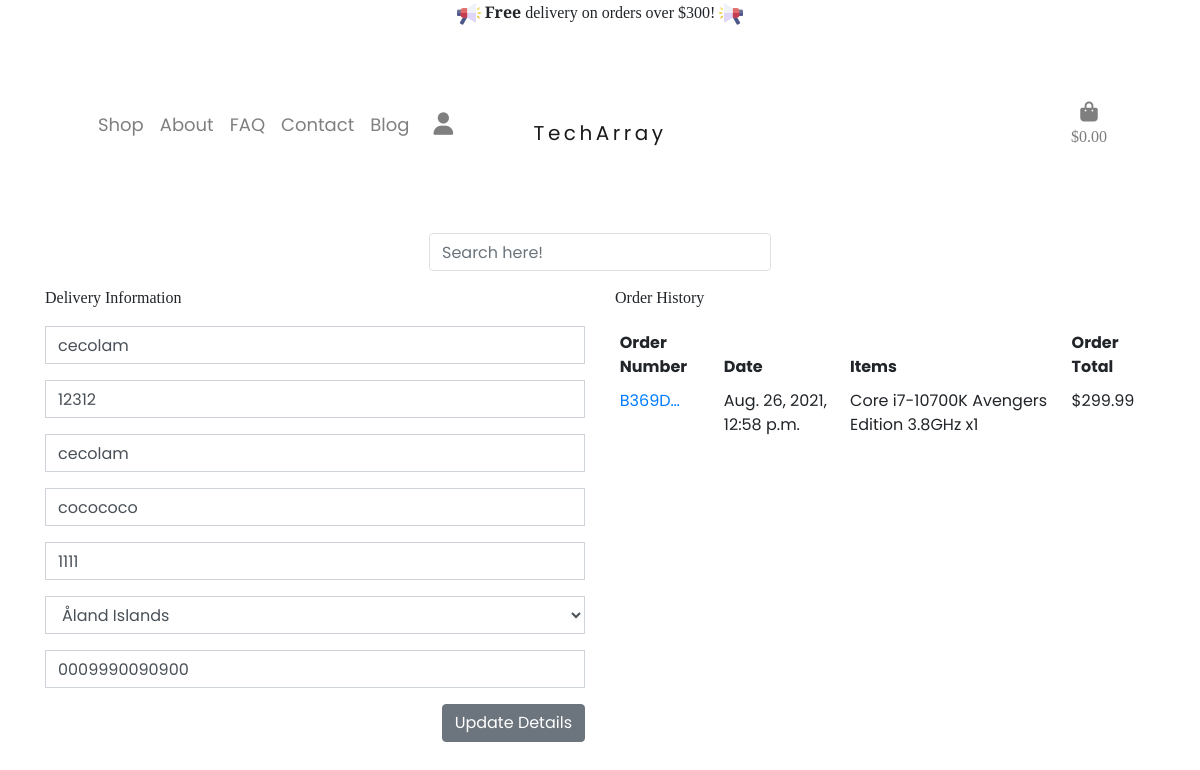
The page /profile/ (signed in) on the database as committed earlier.
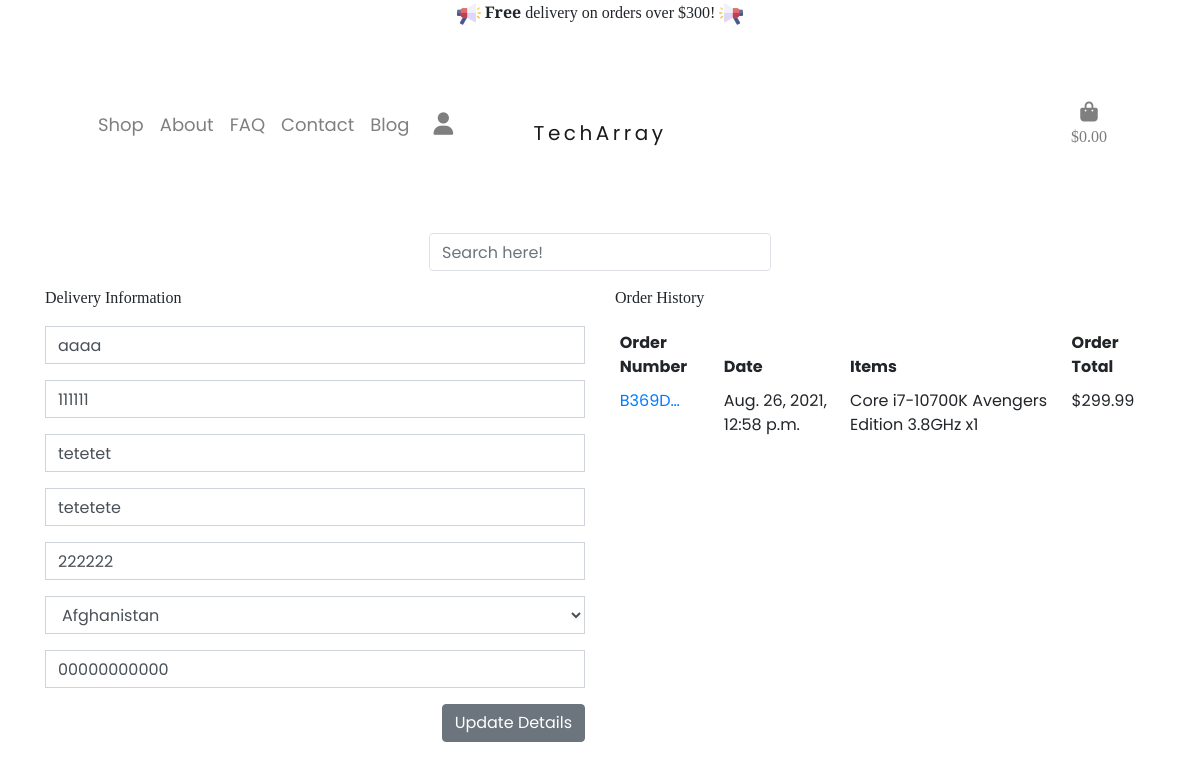
The same page on the database as committed later.
### profiles/models.py (models this page shows, shortened)
class UserProfile(models.Model):
    user = models.OneToOneField(User, on_delete=models.CASCADE)
    default_street_address1 = models.CharField(max_length=80, null=True, blank=True)
    default_street_address2 = models.CharField(max_length=80, null=True, blank=True)
    default_town_or_city = models.CharField(max_length=40, null=True, blank=True)
    default_county = models.CharField(max_length=80, null=True, blank=True)
    default_postcode = models.CharField(max_length=20, null=True, blank=True)
    default_country = CountryField(blank_label='Country', null=True, blank=True)
    default_phone_number = models.CharField(max_length=20, null=True, blank=True)

### checkout/models.py (models this page shows, shortened)
class Order(models.Model):
    order_number = models.CharField(max_length=32, null=False, editable=False)
    user_profile = models.ForeignKey(
        UserProfile, on_delete=models.SET_NULL,
        null=True, blank=True, related_name='orders')
    full_name = models.CharField(max_length=50, null=False, blank=False)
    email = models.EmailField(max_length=254, null=False, blank=False)
    phone_number = models.CharField(max_length=20, null=False, blank=False)
    country = CountryField(blank_label='Country *', null=False, blank=False)
    postcode = models.CharField(max_length=20, null=True, blank=True)
    town_or_city = models.CharField(max_length=40, null=False, blank=False)
    street_address1 = models.CharField(max_length=80, null=False, blank=False)
    street_address2 = models.CharField(max_length=80, null=True, blank=True)
    county = models.CharField(max_length=80, null=True, blank=True)
    date = models.DateTimeField(auto_now_add=True)
    delivery_cost = models.DecimalField(
        max_digits=6, decimal_places=2, null=False, default=0)
    order_total = models.DecimalField(
        max_digits=10, decimal_places=2, null=False, default=0)
    grand_total = models.DecimalField(
        max_digits=10, decimal_places=2, null=False, default=0)
    original_bag = models.TextField(null=False, blank=False, default='')
    stripe_pid = models.CharField(
        max_length=254, null=False, blank=False, default='')

class OrderLineItem(models.Model):
    order = models.ForeignKey(
        Order, null=False, blank=False, on_delete=models.CASCADE, related_name='lineitems') or 0
    product = models.ForeignKey(
        Product, null=False, blank=False, on_delete=models.CASCADE)
    quantity = models.IntegerField(null=False, blank=False, default=0)
    lineitem_total = models.DecimalField(
        max_digits=6, decimal_places=2, null=False, blank=False, editable=False)

### products/models.py (models this page shows, shortened)
class Product(models.Model):
    category = models.ForeignKey('Category', null=True, blank=True, on_delete=models.SET_NULL)
    name = models.CharField(max_length=254)
    description = models.TextField()
    price = models.DecimalField(max_digits=6, decimal_places=2)
    image = models.ImageField(null=True, blank=True)

### profiles/views.py (the view)
# urls.py: path('', views.profile, name='profile'),
@login_required
def profile(request):
    profile = get_object_or_404(UserProfile, user=request.user)
    if request.method == 'POST':
        form = UserProfileForm(request.POST, instance=profile)
        if form.is_valid():
            form.save()
            messages.success(request, 'Profile updated successfully')
        else:
            messages.error(request, 'Update failed. Please ensure the form is valid.')
    else:
        form = UserProfileForm(instance=profile)
    orders = profile.orders.all()
    template = 'profiles/profile.html'
    context = {
        'form': form,
        'orders': orders,
        'on_profile_page': True
    }
    return render(request, template, context)

### profiles/forms.py
class UserProfileForm(forms.ModelForm):
    class Meta:
        model = UserProfile
        exclude = ('user',)
    def __init__(self, *args, **kwargs):
        super().__init__(*args, **kwargs)
        placeholders = {
            'default_email': 'Email Address',
            'default_phone_number': 'Phone Number',
            'default_postcode': 'Postal Code',
            'default_town_or_city': 'Town or City',
            'default_street_address1': 'Street Address 1',
            'default_street_address2': 'Street Address 2',
            'default_county': 'County, State or Locality',
        }
        for field in self.fields:
            if field != 'default_country':
                if self.fields[field].required:
                    placeholder = f'{placeholders[field]} *'
                else:
                    placeholder = placeholders[field]
                self.fields[field].widget.attrs['placeholder'] = placeholder
            self.fields[field].widget.attrs['class'] = 'border-black rounded-0 profile-form-input'
            self.fields[field].label = False

### bag/contexts.py (called while the page is built, shortened)
def bag_contents(request):
    bag_items = []
    total = 0
    product_count = 0
    bag = request.session.get('bag', {})
    if total < settings.FREE_DELIVERY_THRESHOLD:
        delivery = total * Decimal(settings.STANDARD_DELIVERY_PERCENTAGE / 100)
        free_delivery_delta = settings.FREE_DELIVERY_THRESHOLD - total
    else:
        delivery = 0
        free_delivery_delta = 0
    grand_total = delivery + total
    context = {
        'bag_items': bag_items,
        'total': total,
        'product_count': product_count,
        'delivery': delivery,
        'free_delivery_delta': free_delivery_delta,
        'free_delivery_threshold': settings.FREE_DELIVERY_THRESHOLD,
        'grand_total': grand_total,
    }
    return context

### profiles/templates/profiles/profile.html
{% extends "base.html" %} {% load static %} {% block content %}
{% block extracss %}
<link rel="stylesheet" href="{% static 'profiles/css/profile.css' %}" />
{% endblock %}
<div class="container container-padding bag-container">
  <div class="row">
    <div class="col">
      <h2>My Profile</h2>
    </div>
  </div>
  <div class="row">
    <div class="col-12 col-lg-6">
      <p>Delivery Information</p>
      <form class="mt-3" action="{% url 'profile' %}" method="POST" id="profile-update-form">
        {% csrf_token %} {{ form|crispy }}
        <button class="btn btn-secondary float-right">
          Update Details
        </button>
      </form>
    </div>
    <div class="col-12 col-lg-6">
      <p>Order History</p>
      <div class="order-history table-responsive">
        <table class="table table-sm table-borderless">
          <thead>
            <tr>
              <th>Order Number</th>
              <th>Date</th>
              <th>Items</th>
              <th>Order Total</th>
            </tr>
          </thead>
          <tbody>
            {% for order in orders %}
            <tr>
              <td>
                <a href="{% url 'order_history' order.order_number %}" title="{{ order.order_number }}">
                  {{ order.order_number|truncatechars:6 }}
                </a>
              </td>
              <td>{{ order.date }}</td>
              <td>
                <ul class="list-unstyled">
                  {% for item in order.lineitems.all %}
                  <li>{{ item.product.name }} x{{ item.quantity }}</li>
                  {% endfor %}
                </ul>
              </td>
              <td>${{ order.grand_total }}</td>
            </tr>
            {% endfor %}
          </tbody>
        </table>
      </div>
    </div>
  </div>
</div>
{{ profile }} {% endblock %}

### templates/base.html (shortened to what this page needs)
{% load static %}
<!doctype html>
<html lang="en">
  <head>
    {% block corecss %}
        <link rel="stylesheet" href="https://stackpath.bootstrapcdn.com/bootstrap/4.4.1/css/bootstrap.min.css">
    {% endblock %}
    {% block extra_css %}
      <link rel="stylesheet" href="https://stackpath.bootstrapcdn.com/bootstrap/4.4.1/css/bootstrap.min.css">
      <link rel="stylesheet" href="{% static 'css/base.css' %}">
    {% endblock %}
  </head>
  <body>
    <header class="fixed-top bg-white">
		<div class="container">
			<div id="delivery-banner" class="row text-center">
				<div class="col">
					<p> <img src="{{ MEDIA_URL }}megaphone.png" alt=">>>"> <strong>Free</strong> delivery on orders over ${{ free_delivery_threshold }}! <img src="{{ MEDIA_URL }}megaphone-right.png" alt=">>>"></p>
				</div>
			</div>
		</div>
		<nav class="navbar navbar-expand-xl navbar-light bg-white">
			<div class="col-4 toggler-col">
				<div class="col-4 collapse navbar-collapse nav-item-list" id="navbarSupportedContent">
					<ul class="navbar-nav justify-content-start">
						<li class="nav-item">
							<a class="nav-link" aria-label="Shop" href="{% url 'products' %}">Shop</a>
						</li>
						<li class="nav-item">
							<a class="nav-link" aria-label="About" href="{% url 'about' %}#about">About</a>
						</li>
						<li class="nav-item">
							<a class="nav-link" href="{% url 'accordion' %}">FAQ</a>
						</li>
						<li class="nav-item">
							<a class="nav-link" href="{% url 'contact' %}">Contact</a>
						</li>
						<li class="nav-item">
							<a class="nav-link" href="{% url 'blog' %}">Blog</a>
						</li>
						<li class="nav-item dropdown my-account-mobile">
							<a class="nav-link" data-toggle="dropdown" href="#" role="button" id="myaccount"
								aria-haspopup="true" aria-expanded="false">
								<div>
									<p class="d-xl-block newfont"><i class="nav-link fas fa-user fa-lg"></i>
									</p>
								</div>
							</a>
						</li>
					</ul>
				</div>
			</div>
			<div class="col-4 navbar-brand-col text-center">
				<a class="navbar-brand" aria-label="Home" href="{% url 'home' %}">TechArray</a>
			</div>
			<div class="col-4 nav-icons">
				<ul class="nav-bag-account navbar-nav justify-content-end">
					<li class="nav-item list-inline-item">
						<a class="{% if grand_total %}text-info{% else %}{% endif %} nav-link" href="{% url 'view_bag' %}">
							<div class="text-center nav-bag">
								<div><i class="nav-link fas fa-shopping-bag fa-lg"></i></div>
								<p class="d-none d-xl-block">
									{% if grand_total %} ${{ grand_total|floatformat:2 }}
									{% else %} $0.00 {% endif %}
								</p>
							</div>
						</a>
					</li>
				</ul>
			</div>
		</nav>
		<form method="GET" action="{% url 'products' %}" class="search-site-form form-inline">
			<div class="input-group">
				<input class="form-control border" name="q" type="search" placeholder="Search here!" id="example-search-input">
			</div>
		</form>
	</header>
    {% block content %}
    {% endblock %}
	{% block extracss %}
	{% endblock %}
  </body>
</html>

### static/css/base.css (style rules this page uses)
* { margin: 0; padding: 0; }
html, body { width: auto; overflow-x: hidden!important ; }
body { font-family: 'Poppins', serif; }
p { font-family: 'Spectral', serif; font-weight: 500 !important; }
h2 { color: #5a5656; }
#navbarSupportedContent { transition: height 0.1s ease-out; }
.navbar { margin: 0px 24px; }
.navbar-brand { letter-spacing: 5.6px; font-size: 28px; margin-right: 0px; }
.my-account-mobile { display: none; }
.nav-item { font-size: 16px; }
.nav-icons { width: auto; padding: 0px; padding-right: 5px; }
.nav-icons ul li { padding: 0px 5px; }
.nav-bag p { color: #7b7c7c!important; }
.search-site-form { display: grid; align-items: center; justify-content: center; padding: 10px; }
select, select option { color: black; }
.container-padding { padding-top: 15em; }
@media only screen and (max-width: 1200px) { .navbar { margin: 16px 75px;; padding: 0px; } }
@media only screen and (max-width: 1200px) { .nav-item-list { text-align: left; padding: 40px 0px; max-width: 100%; } }
@media only screen and (max-width: 1200px) { .nav-item-list li { padding: 5px 0px; font-size: 18px; } }
@media only screen and (max-width: 1200px) { .navbar-brand { letter-spacing: 3.5px; font-size: 20px; } }
@media only screen and (max-width: 1200px) { .nav-bag-account { -webkit-box-orient: unset; -webkit-box-direction: unset; -ms-flex-direction: unset; flex-direction: unset; } }
@media only screen and (max-width: 1200px) { .my-account-mobile { display: block; } }

### profiles/static/profiles/css/profile.css (style rules this page uses)
.order-history { max-height: 416px; overflow-y: auto; }

Rows that differ between the two databases and show on the page:
changed UserProfile: default_street_address1 "cecolam" → "aaaa"; default_street_address2 "12312" → "111111"; default_town_or_city "cecolam" → "tetetet"; default_county "cocococo" → "tetetete"; default_postcode "1111" → "222222"; default_country "Åland Islands" → "Afghanistan"; default_phone_number "0009990090900" → "00000000000"
